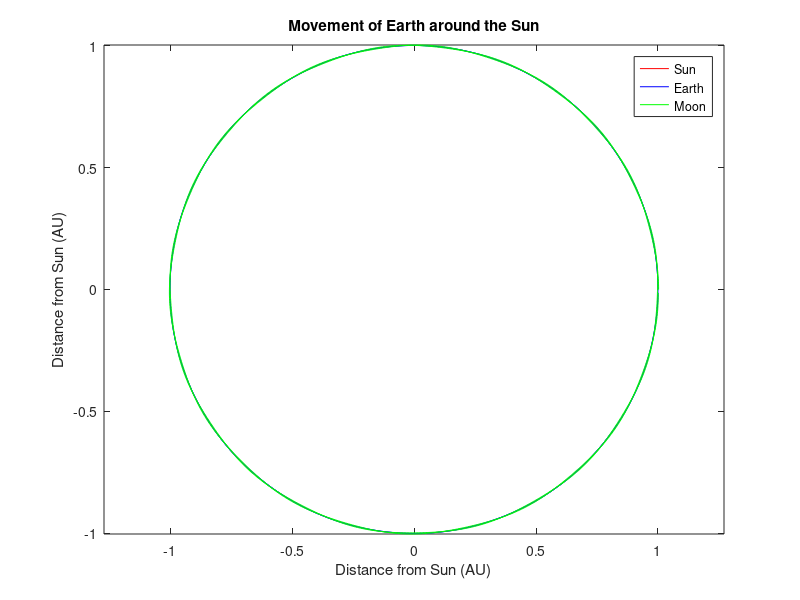
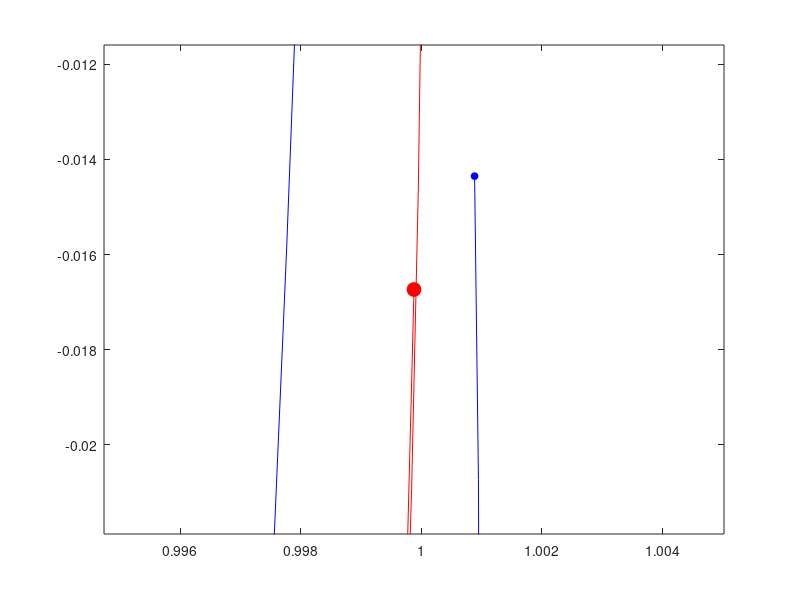

These charts were generated, in order, by the following MATLAB code:
clear all
% close all
A=importdata('pos.dat');
time=A(:,1);
totEn=A(:,2);
xSun=A(:,3);
ySun=A(:,4);
origo=[0 0];
xEarth=A(:,6);
yEarth=A(:,7);
xMoon=A(:,9);
yMoon=A(:,10);
% xMoon2=A(:,12);
% yMoon2=A(:,13);

%%
figure(1);
% hold all
% plot(xSun,ySun,'-or','MarkerSize',10,'MarkerFaceColor','r')
plot(xSun,ySun,'-r')
hold on
plot(xEarth,yEarth,'-b')
plot(xMoon,yMoon,'-g')
% plot(xMoon2,yMoon2,'-r')
% plot(origo,origo,'or','MarkerSize',10,'MarkerFaceColor','r')
% plot(xSun(end),ySun(end),'xb')
% xlim([0 60])
legend('Sun', 'Earth','Moon')
title('Movement of Earth around the Sun')
ylabel('Distance from Sun (AU)')
xlabel('Distance from Sun (AU)')
% xlim([-1.2 1.2])
% ylim([-1.2 1.2])
axis equal
hold off

%%
figure(2)
hold off
p = plot([NaN NaN], [NaN NaN],'r-');
hold on;
h = plot([NaN NaN], [NaN NaN],'b-');
% g = plot([NaN NaN], [NaN NaN],'g-');
p1 = plot([NaN NaN], [NaN NaN],'ro','MarkerSize',10,'MarkerFaceColor','r');
h1 = plot([NaN NaN], [NaN NaN],'bo','MarkerSize',5,'MarkerFaceColor','b');
% g1 = plot([NaN NaN], [NaN NaN],'go','MarkerSize',5,'MarkerFaceColor','g');

% legend('earth','moon','moon2')

x0 = 2*abs(xEarth(1)-xMoon(1));

for i=1:1:size(xEarth)
    set(p,'XData', xEarth(1:i), 'YData', yEarth(1:i));
    set(h,'XData', xMoon(1:i), 'YData', yMoon(1:i));
%     set(g,'XData', xMoon2(1:i), 'YData', yMoon2(1:i));
    set(p1,'XData', xEarth(i), 'YData', yEarth(i));
    set(h1,'XData', xMoon(i), 'YData', yMoon(i));
%     set(g1,'XData', xMoon2(i), 'YData', yMoon2(i));
    
    axis([xEarth(i)-x0 xEarth(i)+x0 yEarth(i)-x0 yEarth(i)+x0])
    pause(0.005);
end

%%
% SunDist='Max distance traveled by Sun (AU) = '
% SunDist=max(xSun)-min(xSun)
% figure(2);
% plot(time,xEarth,'b');
% hold on
% plot(time,yEarth,'r');
% legend('xEarth','yEarth')
% title('Velocity of Earth')
% xlabel('time (yr)')
% ylabel('Speed (AU/yr)')
% hold off
% 
% figure(3);
% plot(time,xJupiter,'b');
% hold on
% plot(time,yJupiter,'r');
% legend('axEarth','ayEarth')
% title('Acceleration of Earth')
% xlabel('time (yr)')
% ylabel('Acceleration (AU/yr^2)')
% hold off

% saveas(1, 'Without_repulsion_w0_01', 'png')